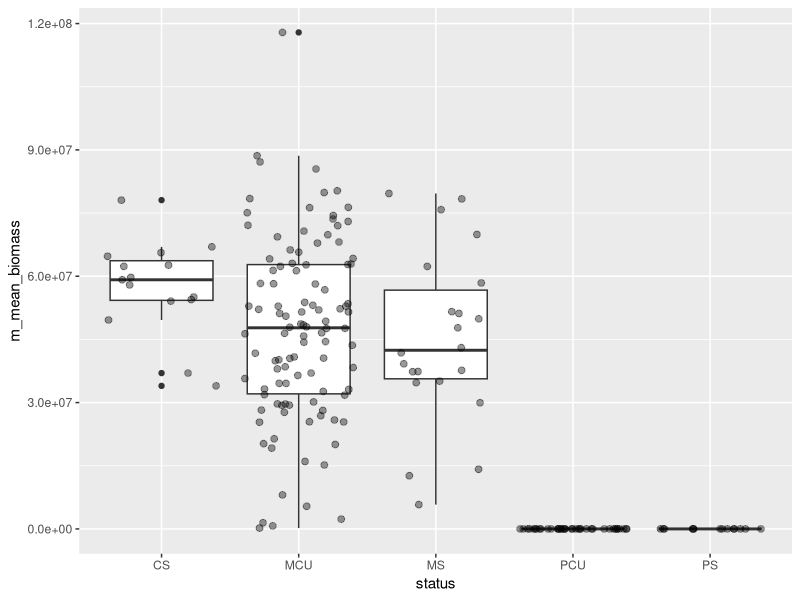
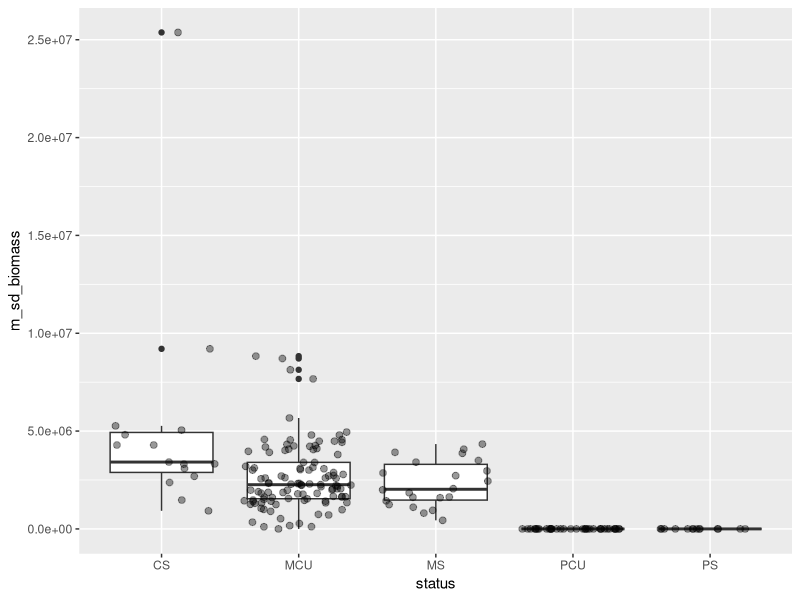
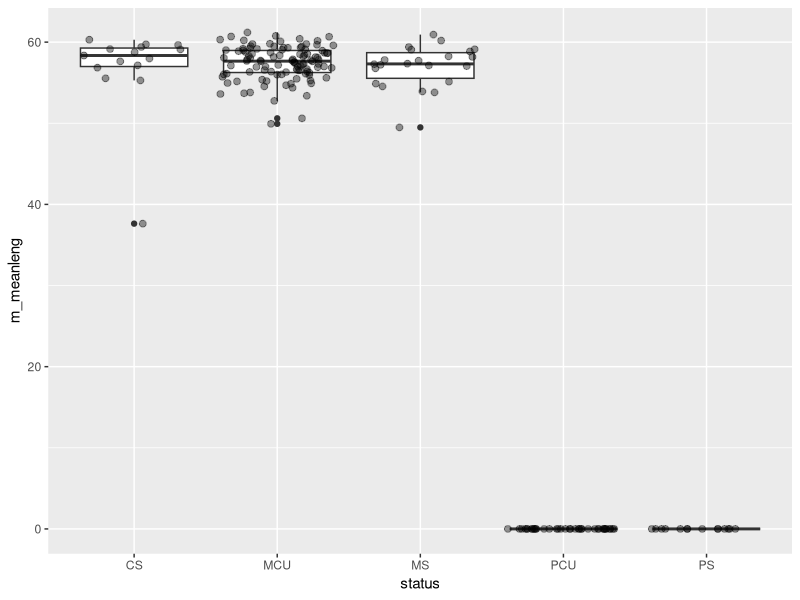
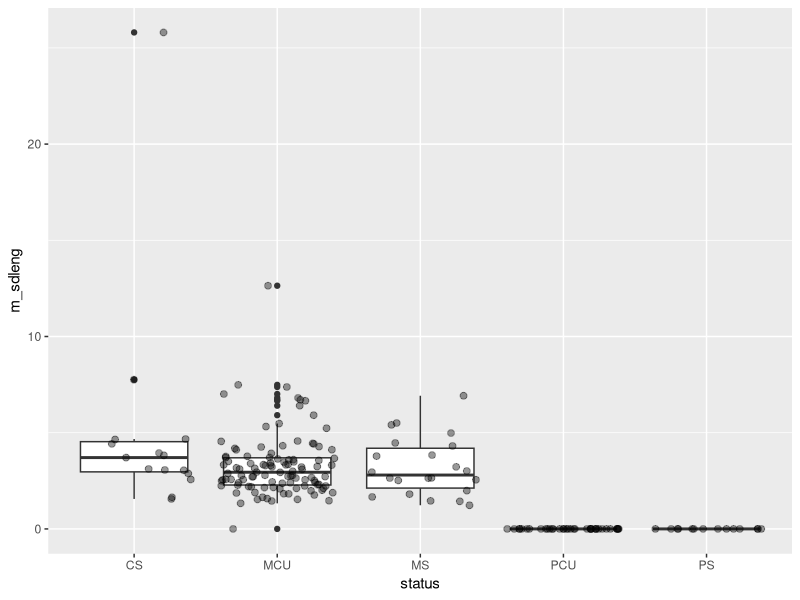
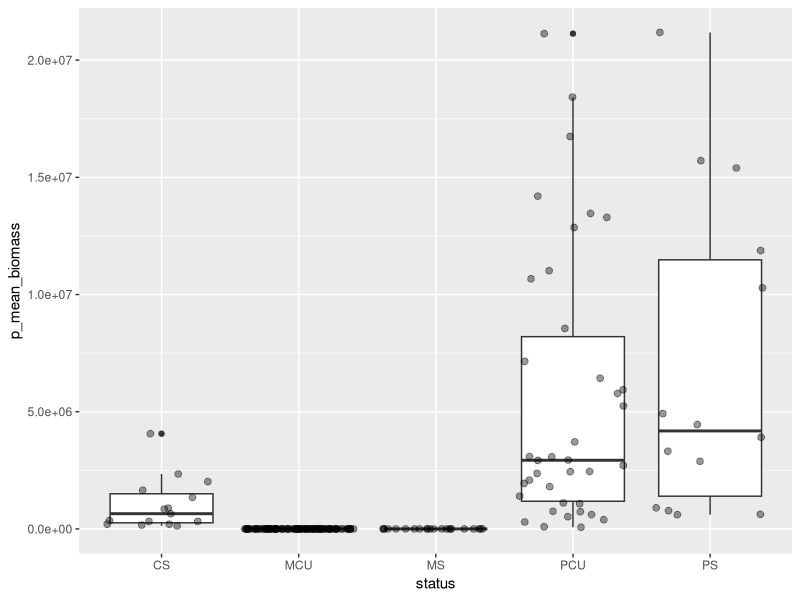
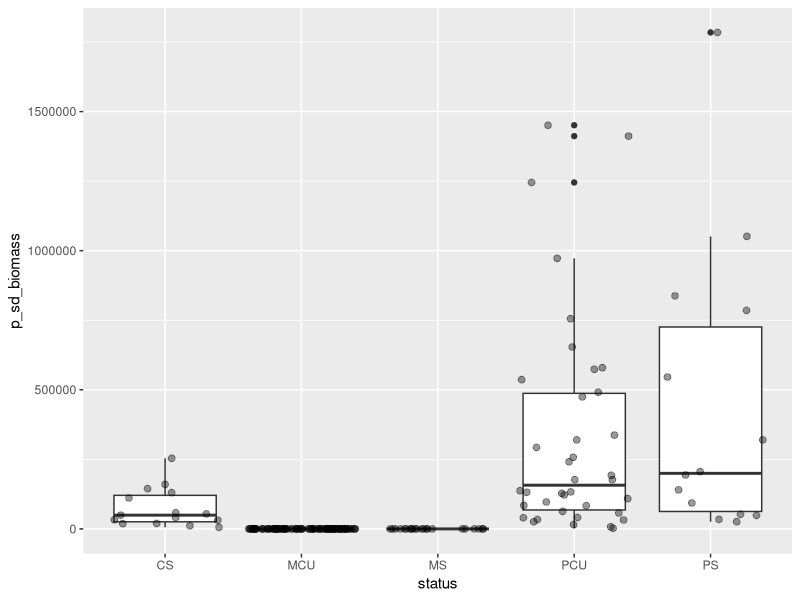
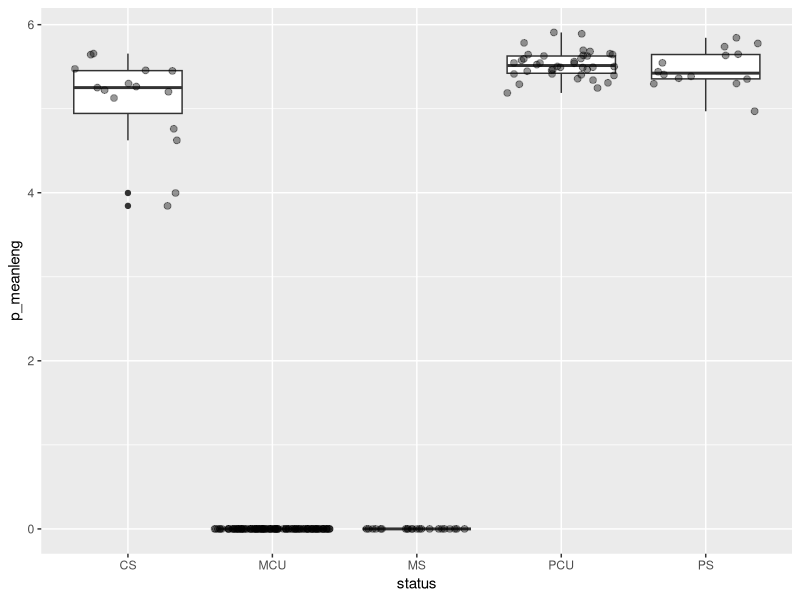
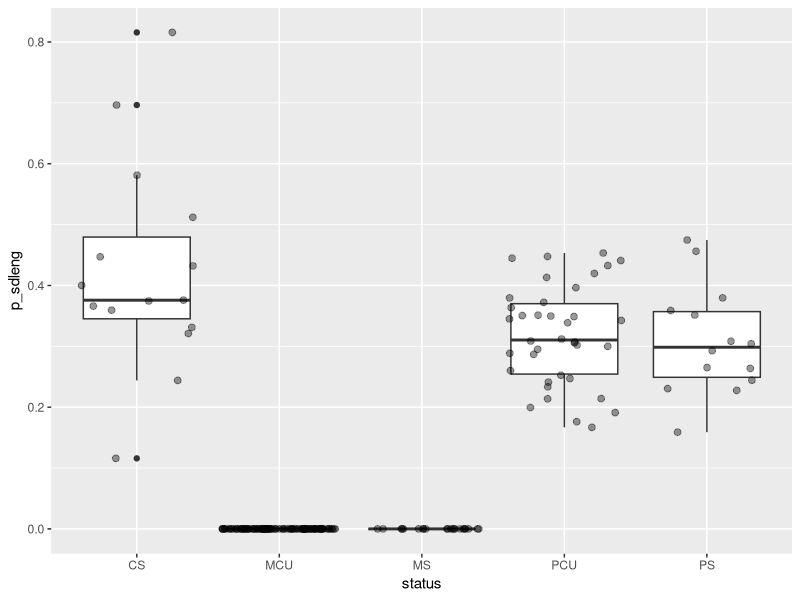

The R source for these figures, in order:
## ---- chunk 1


library(psych)
library(readxl)
library(dplyr)
library(tidyr)
library(stringr)
library(ggplot2)
library(data.table)
library(ggpubr)
library(cowplot)

## ---- chunk 2

splen <- read.csv("dd_coinf_spore_final.csv")

colnames(splen)[15] <- "finP"
colnames(splen)[19] <- "finM"

#Find biomass mean and SD (Biomass = within-host density at time of host death * average spore length mean or SD)

splen2 <-
  splen %>%
  mutate(m_mean_biomass = finM*m_meanleng, 
         m_sd_biomass = finM*m_sdleng, 
         p_mean_biomass = finP*p_meanleng,
         p_sd_biomass = finP*p_sdleng)

## ---- chunk 3

#One way to subset data by infection status (i.e. assign a character value)

splen2$status <- 0
splen2$status <- as.character(splen2$status)

setDT(splen2)[P > as.numeric("0") & finP > as.numeric("0") & M > as.numeric("0") & finM == as.numeric("0"), status := "PCU"] # Pasteuria only (coinfection unsuccessful)
splen2[M > as.numeric("0") & finM > as.numeric("0") & P > as.numeric("0") & finP == as.numeric("0"), status := "MCU"] #Metsch only (coinfection unsuccessful)
splen2[P == as.numeric("0") & finP == as.numeric("0") | M == as.numeric("0") & finM == as.numeric("0") , status := "US"] #0,0 exposure and a 0,0 infection--there should be NONE of these since we did not include a completely uninfected (0,0) control group 
splen2[P > as.numeric("0") & finP > as.numeric("0") & M == as.numeric("0") & finM == as.numeric("0"), status := "PS"] #Pasteuria infection successful
splen2[M > as.numeric("0") & finM > as.numeric("0") & P == as.numeric("0") & finP == as.numeric("0"), status := "MS"] #Metsch infection successful
splen2[M > as.numeric("0") & finM > as.numeric("0") & P > as.numeric("0") & finP > as.numeric("0"), status := "CS"] #Coinfection successful

#filter out those with missing data
splen2 <- splen2 %>% 
  filter(status != 0)
splen2 <- splen2[!(splen2$status == "MCU" & splen2$p_sdleng > 0),]
splen2 <- splen2[!(splen2$status == "CS" & splen2$m_meanleng == 0),]
splen2 <- splen2[!(splen2$status == "CS" & splen2$p_meanleng == 0),]
splen2 <- splen2[!(splen2$status == "PCU" & splen2$p_meanleng == 0),]

## ---- chunk 4

#Metsch mean biomass

ggplot(splen2, aes(x = status, y = m_mean_biomass)) +
  geom_boxplot() + geom_jitter(alpha = 0.4, size = 2)

#Metsch sd biomass

ggplot(splen2, aes(x = status, y = m_sd_biomass)) +
  geom_boxplot() + geom_jitter(alpha = 0.4, size = 2)

#Metsch mean spore length

ggplot(splen2, aes(x = status, y = m_meanleng)) +
  geom_boxplot() + geom_jitter(alpha = 0.4, size = 2)

#Metsch sd spore length

ggplot(splen2, aes(x = status, y = m_sdleng)) +
  geom_boxplot() + geom_jitter(alpha = 0.4, size = 2)
## ---- chunk 5
 
#Pasteuria

ggplot(splen2, aes(x = status, y = p_mean_biomass)) +
  geom_boxplot() + geom_jitter(alpha = 0.4, size = 2)

ggplot(splen2, aes(x = status, y = p_sd_biomass)) +
  geom_boxplot() + geom_jitter(alpha = 0.4, size = 2)

ggplot(splen2, aes(x = status, y = p_meanleng)) +
  geom_boxplot() + geom_jitter(alpha = 0.4, size = 2)

ggplot(splen2, aes(x = status, y = p_sdleng)) +
  geom_boxplot() + geom_jitter(alpha = 0.4, size = 2)

#Past has a weirdly broad SD for spore size in coinfected hosts.  Could this be due to shortened host lifespan?

#Check relationship between host lifespan and P size (mean)
Pdat <- subset(splen2, status == "PCU" | status == "PS" | status == "CS") 

ggplot(Pdat, aes(x = lifespan.day, y = p_meanleng, color = status)) +
  geom_point(alpha = 0.4, size = 2)  + geom_smooth(method = "lm")

#... and P size (SD)
ggplot(Pdat, aes(x = lifespan.day, y = p_sdleng, color = status)) +
  geom_point(alpha = 0.4, size = 2)

#Check relationship between host lifespan and M size (mean)
Mdat <- subset(splen2, status == "MCU" | status == "MS" | status == "CS")

ggplot(Mdat, aes(x = lifespan.day, y = m_meanleng, color = status)) +
  geom_point(alpha = 0.4, size = 2)  + geom_smooth(method = "lm")

# ... and M size (SD)
ggplot(Mdat, aes(x = lifespan.day, y = m_sdleng, color = status)) +
  geom_point(alpha = 0.4, size = 2)
## ---- chunk 6

# Convert "coinfection" to 1 and "Past-only infection" to 0
Pdat1 <- Pdat %>%
  mutate(status = recode(status,
                         "CS" = "Coinfected",
                         "PCU" = "Bacterium only",
                         "PS" = "Bacterium only"))

Pdat1$status <- factor(Pdat1$status , levels=c("Bacterium only", "Coinfected"))

#Remove all rows with P biomass == 0 (this is NA data that will inaccurately skew results)
Pdat2 <- Pdat1 %>% 
  filter(p_mean_biomass != 0)

#check for normal distribution of sd data (can I do that?)
Psize_infcat <- ggplot(Pdat2, aes(y = p_meanleng, x = status)) + 
  geom_boxplot(aes(color = status, fill = status), alpha = 0.4, show.legend = FALSE) +
  xlab("Infection class") + 
  ylab("mean spore length (\U003BCm)") +
    scale_color_manual(values = c("#bdc9e1", "#67a9cf")) +
    scale_fill_manual(values = c("#bdc9e1", "#67a9cf")) +
    theme_bw() +
  stat_compare_means(method = "t.test", label.x = 1.22, label.y = 4.5)

Psize_infcat <- 
  ggviolin(Pdat2, x = "status", y = "p_meanleng",
          legend = "none",
         fill = "status", 
         scale = "width",
         palette = c("#bdc9e1", "#67a9cf"),
         add = c("boxplot"),
         add.params = list(fill = "white"),
         xlab = "Infection class",
         ylab = "mean spore length (\U003BCm)",
         font.label = list(size = 11),)  + 
  theme_bw() +
  scale_x_discrete(labels = c("Bacterium\nonly", "Coinfection")) +
  geom_jitter(alpha = 0.4) +
    theme(text = element_text(size=11), legend.position = "none") +
    stat_compare_means(method = "t.test", label.x = 0.8, label.y = 4)

Psize_infcat

t.test(p_meanleng ~ status, Pdat2, var.equal = FALSE)


## ---- chunk 7
# Convert "coinfection" to 1 and "Metsch-only infection" to 0
Mdat1 <- Mdat %>%
  mutate(status = recode(status,
                         "CS" = "Coinfected",
                         "MCU" = "Fungus only",
                         "MS" = "Fungus only"))
Mdat1$status <- factor(Mdat1$status, levels = c("Fungus only", "Coinfected"))
#Remove all rows with P biomass == 0 (this is NA data that will inaccurately skew results)
Mdat2 <- Mdat1 %>% 
  filter(m_mean_biomass != 0)


#check for normal distribution of sd data (can I do that?)
Msize_infcat <- 
  ggviolin(Mdat2, x = "status", y = "m_meanleng",
          legend = "none",
         fill = "status", 
         scale = "width",
         palette = c("#02818a", "#67a9cf"),
         add = c("boxplot"),
         add.params = list(fill = "white"),
         xlab = "Infection class",
         ylab = "mean spore length (\U003BCm)",
         font.label = list(size = 11),)  + 
  theme_bw() +
  scale_x_discrete(labels = c("Fungus\nonly", "Coinfection")) +
  geom_jitter(alpha = 0.4) +
    theme(text = element_text(size=11), legend.position = "none") +
    stat_compare_means(method = "t.test", label.x = 0.8, label.y = 41)

Msize_infcat


t.test(m_meanleng ~ status, data = Mdat2, var.equal = FALSE)

M_Coinf_var_test <- Mdat2 %>%
  kruskal.test(m_meanleng ~ status)


## ---- chunk 8

succ0b <- 
  splen2 %>%
  filter(P == as.numeric("0") & finP == as.numeric("0")|
        M == as.numeric("0") & finM == as.numeric("0"))
           
succPb <- 
  splen2 %>%
  filter(P > as.numeric("0") & finP > as.numeric("0"))

succMb <-  
  splen2 %>%
  filter(M > as.numeric("0") & finM > as.numeric("0"))

succCoinfb <-
  splen2 %>%
  filter(M > as.numeric("0") & finM > as.numeric("0") & P > as.numeric("0") & finP > as.numeric("0"))

succb <- do.call("rbind", list(succ0b, succPb, succMb, succCoinfb))

ggplot(succCoinfb, aes(x = p_mean_biomass, y = m_mean_biomass)) +
  geom_point() 

ggplot(succCoinfb, aes(x = p_meanleng, y = m_meanleng)) +
  geom_point() 

#Pearson correlation coefficient for paired samples
cor.test(succCoinfb$p_meanleng, succCoinfb$m_meanleng, method = "pearson")
## ---- chunk 9

ggplot(succCoinfb, aes(x = M, y = m_meanleng)) +
  geom_point() 

ggplot(succCoinfb, aes(x = P, y = p_meanleng)) +
  geom_point() 

ggplot(succCoinfb, aes(x = finM, y = m_meanleng)) +
  geom_point() 

ggplot(succCoinfb, aes(x = finP, y = p_meanleng)) +
  geom_point() 


#Pearson correlation coefficient for paired samples
Pearson_M_Mleng <- cor.test(succCoinfb$M, succCoinfb$m_meanleng, method = "pearson")
Pearson_M_Mleng

Pearson_P_Pleng <- cor.test(succCoinfb$P, succCoinfb$p_meanleng, method = "pearson")
Pearson_P_Pleng


## ---- chunk 10

Mdat2$M <- as.factor(Mdat2$M)

Msize_Mdose <- Mdat2 %>%
  ggplot(aes(x = M, y = m_meanleng)) +
  geom_boxplot() + 
  theme_bw() +
  xlab("Fungal dose (spores/mL)") + 
  ylab("mean spore length (\U003BCm)") 

Pdat2$P <- as.factor(Pdat2$P)

Psize_Pdose <- Pdat2 %>%
  ggplot(aes(x = P, y = p_meanleng)) +
  geom_boxplot()  + 
  theme_bw() +
  xlab("Bacterial dose (spores/mL)") + 
  ylab("mean spore length (\U003BCm)")


#Pearson correlation coefficient for paired samples
Pearson_M_Mleng <- cor.test(Mdat$M, Mdat$m_meanleng, method = "pearson")
Pearson_M_Mleng

Pearson_P_Pleng <- cor.test(Pdat$P, Pdat$p_meanleng, method = "pearson")
Pearson_P_Pleng

#Or we can treat dose as a categorical variable
Pdat3 <- Pdat2
Pdat3$P <- as.character(Pdat3$P)
summary(aov(p_meanleng ~ P, data = Pdat3))

Mdat3 <- Mdat2
Mdat3$M <- as.character(Mdat3$M)
summary(aov(m_meanleng ~ M, data = Mdat3))

## ---- chunk 11

# #Metsch 
# plot <- ggplot(df[which(df$prop>0),], aes(X5employff, prop)) +
#   geom_bar(aes(fill=X5employff, stat="identity")) +
#   facet_grid( ~ X5employf, scales="free_x") +
#   theme_bw()

#Trying to use "which" so I don't have to subset data
Msize_lifespan<-
  ggplot(Mdat1[which(Mdat1$M>0 & Mdat1$finM>0),], aes(x = lifespan.day, y = m_meanleng, color = status)) +
  geom_point(alpha = 0.4, size = 2)  + geom_smooth(method = "lm", aes(fill = status)) +
  xlab("Host lifespan") + 
  ylab("mean spore length (\U003BCm)") +
    scale_color_manual(values = c("#02818a", "#67a9cf")) +
    scale_fill_manual(values = c("#02818a", "#67a9cf")) +
    theme_bw() +
    theme(legend.position = c(.75, .25))

ggplot(splen2[which(splen2$M>0 & splen2$finM>0),], aes(x = lifespan.day, y = finM)) +
  geom_point()


#Pasteuria 
Psize_lifespan <-
  ggplot(Pdat1[which(Pdat1$P>0 & Pdat1$finP>0),], aes(x = lifespan.day, y = p_meanleng, color = status)) +
  geom_point(alpha = 0.4, size = 2)  + 
  geom_smooth(method = "lm", aes(fill = status)) +
  xlab("Host lifespan") + 
  ylab("mean spore length (\U003BCm)") +
    scale_color_manual(values = c("#bdc9e1", "#67a9cf")) +
    scale_fill_manual(values = c("#bdc9e1", "#67a9cf")) +
    theme_bw() +
    theme(legend.position = c(.75, .25))

Psize_lifespan

ggplot(splen2[which(splen2$P>0 & splen2$finP>0),], aes(x = lifespan.day, y = finP)) +
  geom_point()


## Stats looking for sig relationship between spore size and lifespan
Pearson_life_Mleng <- cor.test(Mdat$M, Mdat$lifespan.day, method = "pearson")
Pearson_life_Mleng

Pearson_life_Pleng <- cor.test(Pdat$P, Pdat$lifespan.day, method = "pearson")
Pearson_life_Pleng


## ---- chunk 12
 plot_grid(Psize_Pdose, Msize_Mdose, Psize_lifespan, Msize_lifespan, Psize_infcat, Msize_infcat, labels = "AUTO", align = "h", ncol = 2)
 
 
